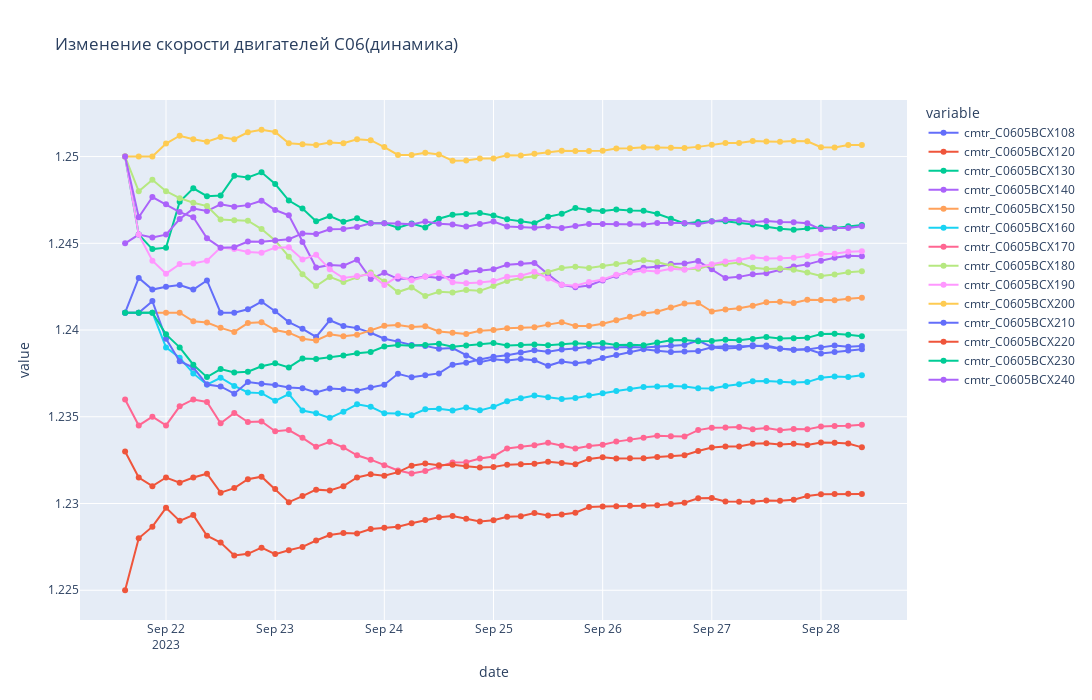
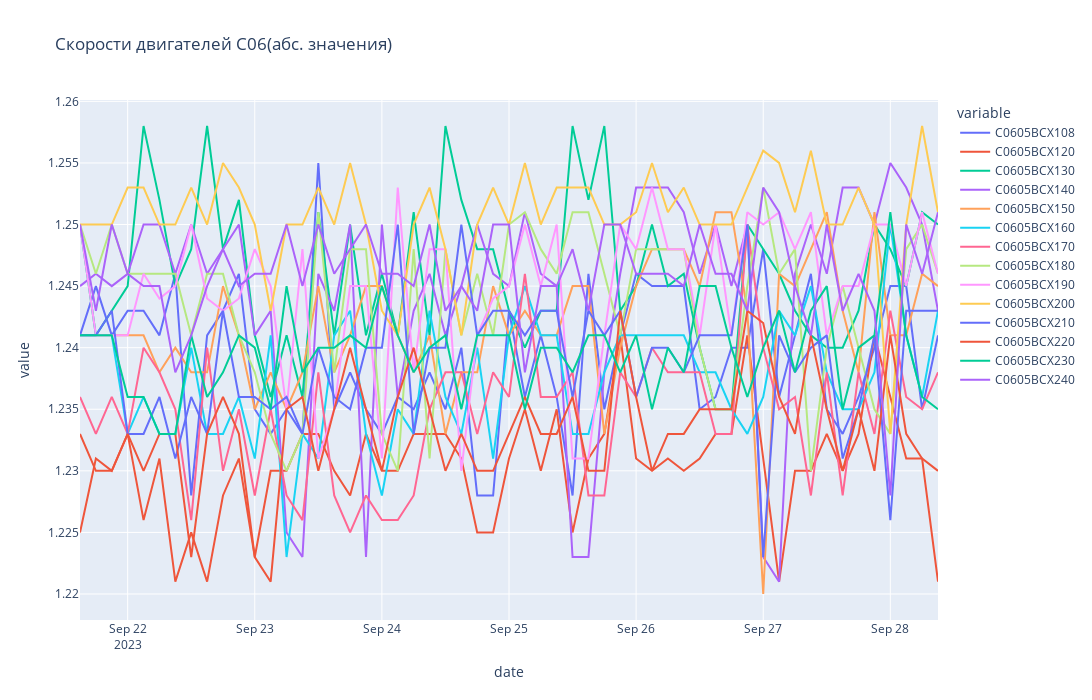

The notebook cell saved with these charts, in order:
### Code cell
fig03 = px.line(
    data_frame=cum_metric06, #DataFrame
    x='date', #ось абсцисс
    y=cmtr_names06, #ось ординат
    height=700, #высота
    width=1500, #ширина
    title='Изменение скорости двигателей C06(динамика)', #заголовок
    markers=True
)
fig03.show()

line_data06 = new06.groupby('date', as_index=False).sum()
fig04 = px.line(
    data_frame=line_data06, #DataFrame
    x='date', #ось абсцисс
    y=drive_id06, #ось ординат
    height=700, #высота
    width=1500, #ширина
    title='Скорости двигателей C06(абс. значения)' #заголовок
)
fig04.show()
